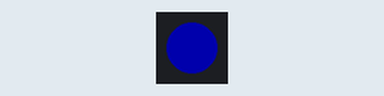
A sketch run on a simulated Arduino Uno, built with avr-gcc and run on an emulated ATmega328P. Shown: 1 RGB LEDs in strip order, left to right. Dim RGB values are drawn brighter than linear.

Above: at 0.2 s.
At 4.2 s:
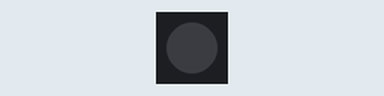
Timing chart, 0 to 6.9 s (numbered marks = the images above):
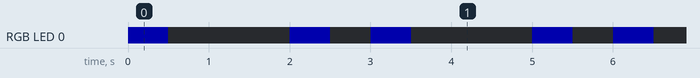

Measured:
- by itself, RGB LED 0: repeats every 3.0 s: off 1.5 s, RGB(0, 0, 50) 0.50 s, off 0.50 s, RGB(0, 0, 49) 0.50 s
- by itself, everything shown: repeats every 3.0 s, in 4 steps

The sketch:

Acebott_Neopixel.ino
```cpp
#include <Adafruit_NeoPixel.h>

// Regular builtin led is 2
#define PIN_NEOPIXEL 2
#define NUMPIXELS 1 // The board has one built-in NeoPixel

// Initialize the NeoPixel strip object
Adafruit_NeoPixel pixel(NUMPIXELS, PIN_NEOPIXEL, NEO_GRB + NEO_KHZ800);

void setup() {
  pixel.begin(); // Initialize NeoPixel
  pixel.setBrightness(50); // Set brightness (0-255)

}

void loop() {
  // Set the color to Red (R, G, B)
  pixel.setPixelColor(0, pixel.Color(0, 0, 250));
  pixel.show(); // Show the color
  delay(500); // Wait 500ms

  // Turn off
  pixel.setPixelColor(0, pixel.Color(0, 0, 0));
  pixel.show();
  delay(500); // Wait 500ms

  // Set the color to Red (R, G, B).Color(0, 255, 0));
  pixel.show(); // Show the color
  delay(500); // Wait 500ms

  // Turn off
  pixel.setPixelColor(0, pixel.Color(0, 0, 0));
  pixel.show();
  delay(500); // Wait 500ms


  // Set the color to Red (R, G, B)
  pixel.setPixelColor(0, pixel.Color(0, 0, 255));
  pixel.show(); // Show the color
  delay(500); // Wait 500ms

  // Turn off
  pixel.setPixelColor(0, pixel.Color(0, 0, 0));
  pixel.show();
  delay(500); // Wait 500ms

}
```
